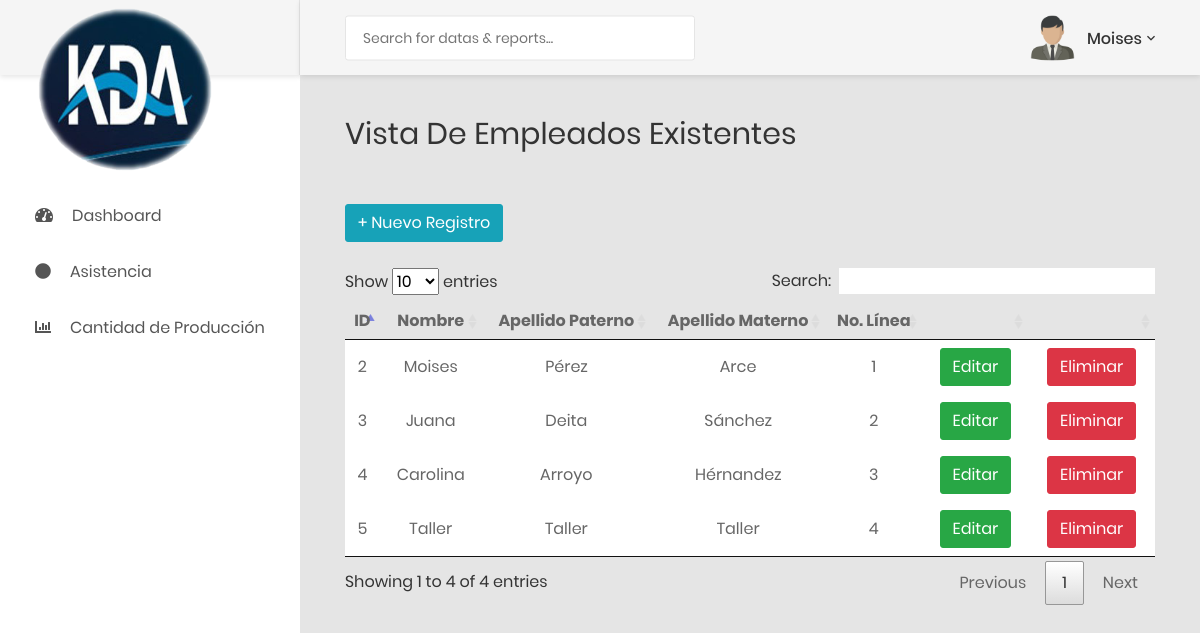
Screenshot of /panel/ver_supervisor.php (signed in) with the database file from the repository.
### tables this page shows
CREATE TABLE `supervisor` (
  `id_supervisor` int(11) NOT NULL,
  `Nombre` varchar(45) NOT NULL,
  `ap_paterno` varchar(45) DEFAULT NULL,
  `ap_materno` varchar(45) DEFAULT NULL,
  `hrs_trabajadas` varchar(65) NOT NULL,
  `No_linea` varchar(30) NOT NULL
);

### panel/ver_supervisor.php (the view, shortened to what this page needs)
<?php
	include('conexion.php');
?>
<!DOCTYPE html>
<html lang="en">
<head>
    <link href="../css/font-face.css" rel="stylesheet" media="all">
    <link href="../vendor/font-awesome-4.7/css/font-awesome.min.css" rel="stylesheet" media="all">
    <link href="../vendor/font-awesome-5/css/fontawesome-all.min.css" rel="stylesheet" media="all">
    <link href="../vendor/mdi-font/css/material-design-iconic-font.min.css" rel="stylesheet" media="all">
    <link href="../vendor/bootstrap-4.1/bootstrap.min.css" rel="stylesheet" media="all">
    <link href="../vendor/animsition/animsition.min.css" rel="stylesheet" media="all">
    <link href="../vendor/bootstrap-progressbar/bootstrap-progressbar-3.3.4.min.css" rel="stylesheet" media="all">
    <link href="../vendor/wow/animate.css" rel="stylesheet" media="all">
    <link href="../vendor/css-hamburgers/hamburgers.min.css" rel="stylesheet" media="all">
    <link href="../vendor/slick/slick.css" rel="stylesheet" media="all">
    <link href="../vendor/select2/select2.min.css" rel="stylesheet" media="all">
    <link href="../vendor/perfect-scrollbar/perfect-scrollbar.css" rel="stylesheet" media="all">
    <link href="../css/theme.css" rel="stylesheet" media="all">
    <link href="../css/style.css" rel="stylesheet" media="all">
	<link rel="stylesheet" type="text/css" href="../plugins/data-tables/DataTables-1.10.18/css/jquery.dataTables.min.css">
</head>
<body class="animsition">
    <div class="page-wrapper">
        <aside class="menu-sidebar d-none d-lg-block">
            <div class="logo">
                <a href="./dashboard.php">
                    <br><br><br><br><img src="../images/kda1.png" alt="" width="180px"/>
                </a>
            </div>
            <br><br><br>
            <div class="menu-sidebar__content js-scrollbar1">
                <nav class="navbar-sidebar">
                    <ul class="list-unstyled navbar__list">
                           <li class=" has-sub">
                                    <a class="js-arrow" href="./dashboard.php">
                                    <i class="fas fa-tachometer-alt"></i>Dashboard</a>
                                </li>
                               <?php
                                        if(($_SESSION['id_roluser'] == 1) || ($_SESSION['id_roluser'] == 2) || ($_SESSION['id_roluser'] == 3 || ($_SESSION['id_roluser'] == 4))){
                                            echo'
                                                <li class="has-sub">
                                                    <a class="js-arrow" href="asistencia.php">
                                                    <i class="fas fa-circle"></i>Asistencia</a>
                                                </li>
                                            ';
                                        }
                                    ?>
                               <li class=" has-sub">
                                       <a class="js-arrow" href="#">
                                            <i class="fas fa-chart-bar"></i>Cantidad de Producción</a>
                                    </li>
                        </ul>
                </nav>
            </div>
        </aside>
        <div class="page-container">
            <header class="header-desktop">
                <div class="section__content section__content--p30">
                    <div class="container-fluid">
                        <div class="header-wrap">
                            <form class="form-header" action="" method="POST">
                                <input class="au-input au-input--xl" type="text" name="search" placeholder="Search for datas &amp; reports..." />
                            </form>
                            <div class="header-button">
                                <div class="account-wrap">
                                    <div class="account-item clearfix js-item-menu">
                                        <div class="image">
                                            <img src="../images/user.png" alt="" width="300px" />
                                        </div>
                                        <div class="content">
                                            <a class="js-acc-btn" href="#"><?php echo $_SESSION['nombre']; ?></a>
                                        </div>
                                    </div>
                                </div>
                            </div>
                        </div>
                    </div>
                </div>
            </header>
            <div class="main-content">
                <div class="section__content section__content--p30">
                    <div class="container-fluid">
                        <div class="row">
                            <div class="col-md-12">
                                <div class="overview-wrap">
                                    <h2 class="title-1">Vista de Empleados Existentes</h2>
                                </div>
                            </div>
                        </div>
						<br><br>
						<div>
							<?php
								$query = 'SELECT * FROM supervisor;';
								$query_result = mysqli_query($conecta,$query);
							?>
							<a href="registro_supervisor.php"><button type="button" class="btn btn-info"> + Nuevo Registro</button></a>
						<br><br>
						<table id="productos" style="text-align:center">
								<thead style="">
									<th>ID</th>
									<th>Nombre</th>
									<th>Apellido Paterno</th>
									<th>Apellido Materno</th>
				                    <th>No. Línea</th>
									<th></th>
									<th></th>
								</thead>
								<tbody style="text-align:center;">
									<?php
										while(($row = mysqli_fetch_array($query_result)) != null){
											echo '<tr>
												<td>'.$row[0].'</td>
												<td>'.$row[1].'</td>
												<td>'.$row[2].'</td>
												<td>'.$row[3].'</td>
                                                <td>'.$row[5].'</td>
												<!--<td><span type="button" class="btn btn-success mb-1" data-toggle="modal" data-target="#staticModal" onclick="editarDatos('.$row[1].')">Editar</span></td>
												<td>'.$row[3].'</td>-->
												<td><a href=modificar_supervisor.php?id='.$row[0].'><button type="button" class="btn btn-success">Editar</button></a></td>
												<td><a href=eliminar_supervisor.php?id='.$row[0].'><button type="button" class="btn btn-danger">Eliminar</button></a></td>
											</tr>';
										}
									?>
								</tbody>
							</table>
						</div>
						<br>
                    </div>
                </div>
            </div>
        </div>
    </div>
</body>
</html>

### rows the page displays
supervisor: id_supervisor "2", Nombre "Moises", ap_paterno "Pérez", ap_materno "Arce", No_linea "1"
supervisor: id_supervisor "3", Nombre "Juana", ap_paterno "Deita", ap_materno "Sánchez", No_linea "2"
supervisor: id_supervisor "4", Nombre "Carolina", ap_paterno "Arroyo", ap_materno "Hérnandez", No_linea "3"
supervisor: id_supervisor "5", Nombre "Taller", ap_paterno "Taller", ap_materno "Taller", No_linea "4"

### other values shown
$_SESSION['nombre'] "Moises"
